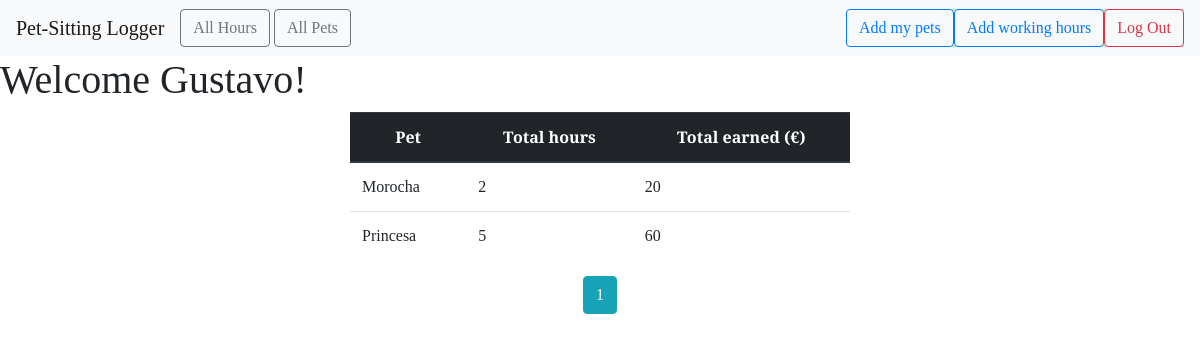
The page /profile (signed in) on the database its author committed.
### workingHoursLogger/models.py (models this page shows)
class User(db.Model, UserMixin):
    id = db.Column(db.Integer, primary_key = True)
    email = db.Column(db.String(100), unique =True)
    password = db.Column(db.String(100))
    name = db.Column(db.String(100))
    hours = db.relationship('WorkingHours', backref='author', lazy=True)
    pets = db.relationship('Pet', backref='owner', lazy=True)

class Pet(db.Model):
    id = db.Column(db.Integer, primary_key=True)
    name = db.Column(db.String(100), nullable=False)
    rate = db.Column(db.Integer, nullable=False)
    comment = db.Column(db.Text, nullable=False)
    sitter = db.Column(db.Integer, db.ForeignKey('user.id'), nullable=False)

### workingHoursLogger/main.py (the view)
@mainBp.route('/profile')
@login_required
def profile():
    page = request.args.get('page', 1, type=int)
    pets = db.session.query(Pet.name.label('pet_name'), func.sum(WorkingHours.hours).label('hours'), (func.sum(WorkingHours.hours)*Pet.rate).label('earned')).\
                        join(WorkingHours, Pet.id == WorkingHours.pet_id).\
                        filter(WorkingHours.user_id==current_user.id).\
                        group_by(Pet.name).paginate(page = page, per_page=10)
    return render_template('profile.html', name=current_user.name, pets=pets)

### workingHoursLogger/templates/profile.html
{% extends "base.html" %} {% block head %} {{ super() }}
<link
rel="stylesheet"
href="{{ url_for('static', filename= 'extended_beauty.css') }}"
/>
{% endblock %}
{% block content %}
<h1>Welcome {{ name }}!</h1>
<center>
  <div>
    <table class="table table-hover" style="width: 500px;">
      <thead class="thead-dark">
        <tr>
          <th scope="col"><center>Pet</center></th>
          <th scope="col"><center>Total hours</center></th>
          <th scope="col"><center>Total earned (€)</center></th>
        </tr>
      </thead>
      <tbody>
        {% for pet in pets.items %}
        <tr>
          <td>{{ pet.pet_name }}</td>
          <td>{{ pet.hours }}</td>
          <td>{{ pet.earned}}</td>
        </tr>
        {% endfor %}
      </tbody>
    </table>
    {% for page_num in pets.iter_pages(left_edge=1, right_edge=1,
      left_current=1, right_current=1) %}
      {% if page_num %}
      {% if pets.page == page_num %}
      <a
        class="btn btn-info mb-4"
        href="{{ url_for('main.profile', page=page_num) }}"
        >{{ page_num }}</a
      >
      {% else %}
      <a
        class="btn btn-outline-info mb-4"
        href="{{ url_for('main.profile', page=page_num) }}"
        >{{ page_num }}</a
      >
      {% endif %} {% else %} ... {% endif %} {% endfor %}
  </div>
</center>
{% endblock %}

### workingHoursLogger/static/beauty.css (style rules this page uses)
* { font-family: "Arvo", serif; }

### workingHoursLogger/static/extended_beauty.css (style rules this page uses)
h1, h2, h4, p { font-family: "Arvo", serif; }

### rows shown on the page
User: name "Gustavo"
Pet: pet_name "Morocha", hours "2", earned "20"
Pet: pet_name "Princesa", hours "5", earned "60"

### other values the page prints
{{ page_num }} "1"
